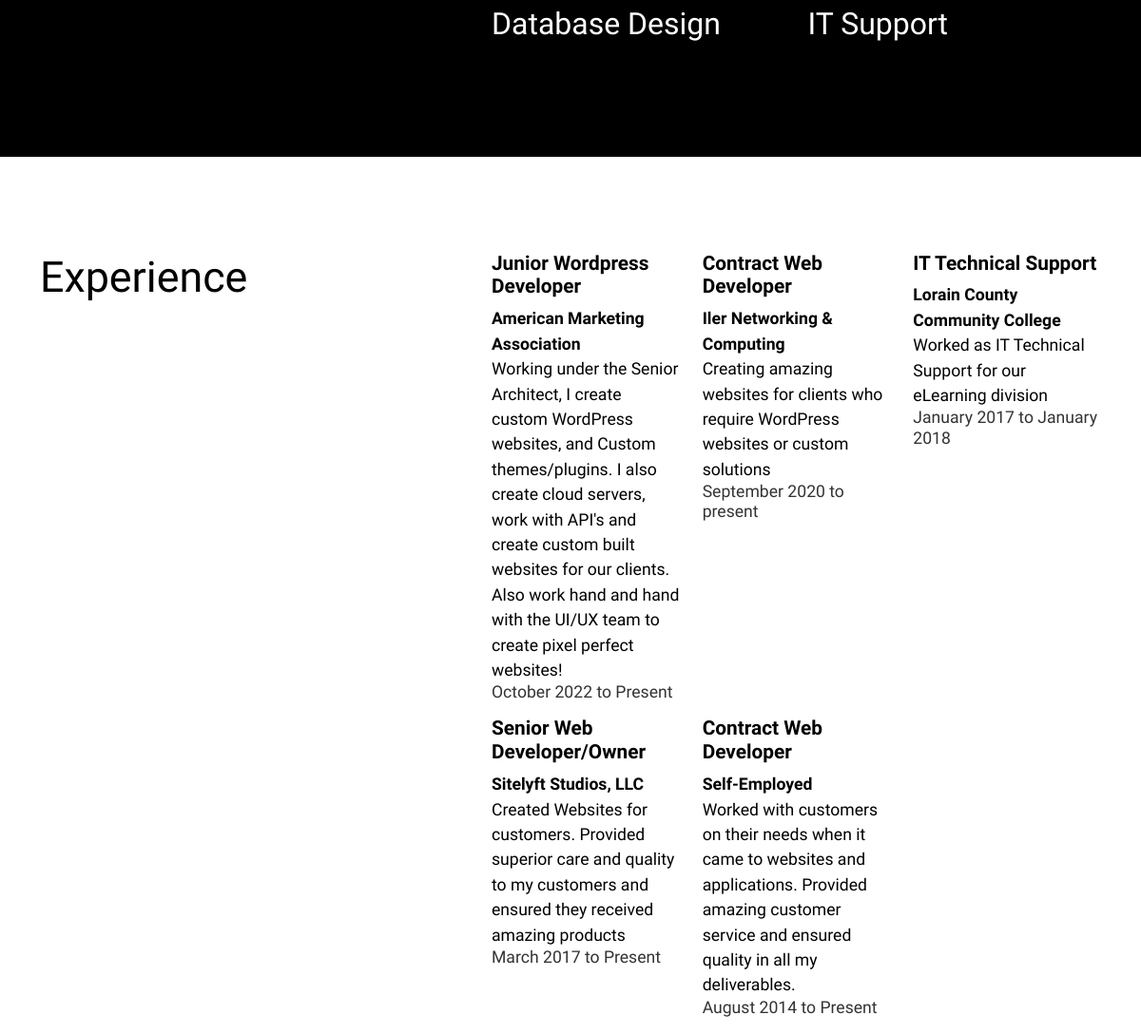
The app's page / (middle part), older data.
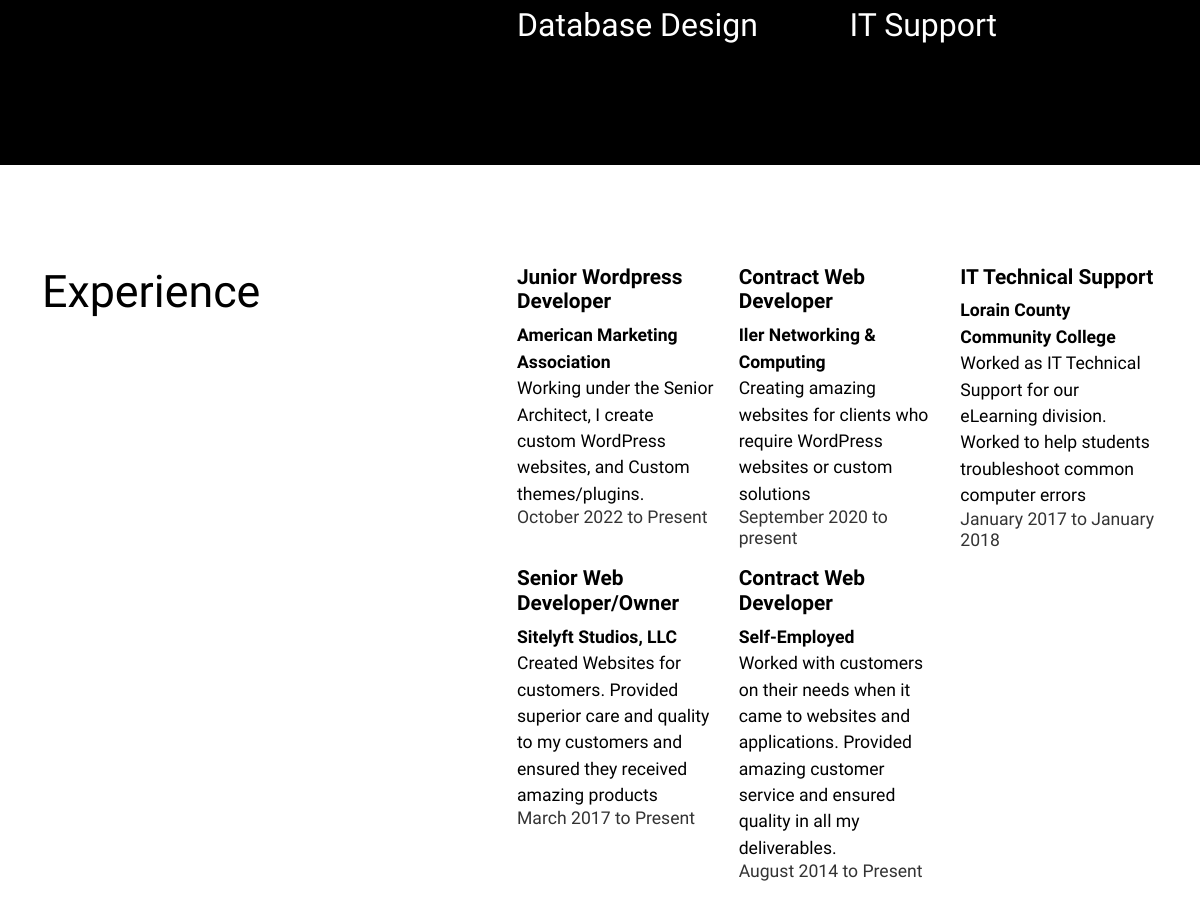
The same page, newer data.
### blog/models.py (models this page shows, shortened)
class Jobs(models.Model):
    job_title = models.CharField(max_length=255)
    job_location = models.CharField(max_length=255)
    job_desc = models.TextField()
    job_date = models.CharField(max_length=200)
    job_added = models.DateTimeField(auto_now_add=True)
    class Meta:
        ordering = ['-job_added']

### blog/views.py (the view)
# urls.py: path('', views.HomePage, name='home'),
def HomePage(request):
    template_name = "index.html"
    jobs = Jobs.objects.order_by('-job_added')
    return render(request, template_name, {'jobs': jobs})

### templates/index.html (shortened to what this page needs)
{% extends "layout/base.html" %}
{% block content %}
{% load static %}
<div class="section firstSection">
    <div class="container">
        <div class="statement">
            <div class="row">
                <div class="statementMain col-lg-5">
                </div>
                <div class="statementDesc col-lg-7">
                    <div class="descRows row">
                        <div class="lister leftList col-lg-6">
                            <ul>
                                <li><p>Database Design</p></li>
                            </ul>
                        </div>
                        <div class="lister rightList col-lg-6">
                            <ul>
                                <li><p>IT Support</p></li>
                            </ul>
                        </div>
                    </div>
                </div>
            </div>
        </div>
    </div>
</div>
<div class="section secondSection" id="education">
    <div class="container">
        <div class="statement expStatement">
            <div class="row">
                <div class="statementMain col-lg-5">
                    <h2>Experience</h2>
                </div>
                <div class="statementDesc col-lg-7">
                    <div class="row">
                        {% for job in jobs %}
                        <div class="box eduBox col-lg-4">
                            <h3>{{ job.job_title }}</h3>
                            <p>{{ job.job_location }}</p>
                            <p>{{ job.job_desc }}</p>
                            <h4>{{ job.job_date }}</h4>
                        </div>
                        {% endfor %}
                    </div>
                </div>
            </div>
        </div>
    </div>
</div>
                    <link href="https://assets.calendly.com/assets/external/widget.css" rel="stylesheet">
<link href="https://assets.calendly.com/assets/external/widget.css" rel="stylesheet">
{% endblock %}

Row changes from the older to the newer data that the page shows:
changed Jobs "Junior Wordpress Developer": job_desc "…websites, and Custom themes/plugins. I also create cloud servers, work with API's and create custom built websites for our clients. Also work hand and hand with the UI/UX team to create pixel perfect websites!" → "Working under the Senior Architect, I create custom WordPress websites, and Custom themes/plugins."
changed Jobs "IT Technical Support": job_desc "Worked as IT Technical Support for our eLearning division" → "Worked as IT Technical Support for our eLearning division. Worked to help students troubleshoot common computer errors"
